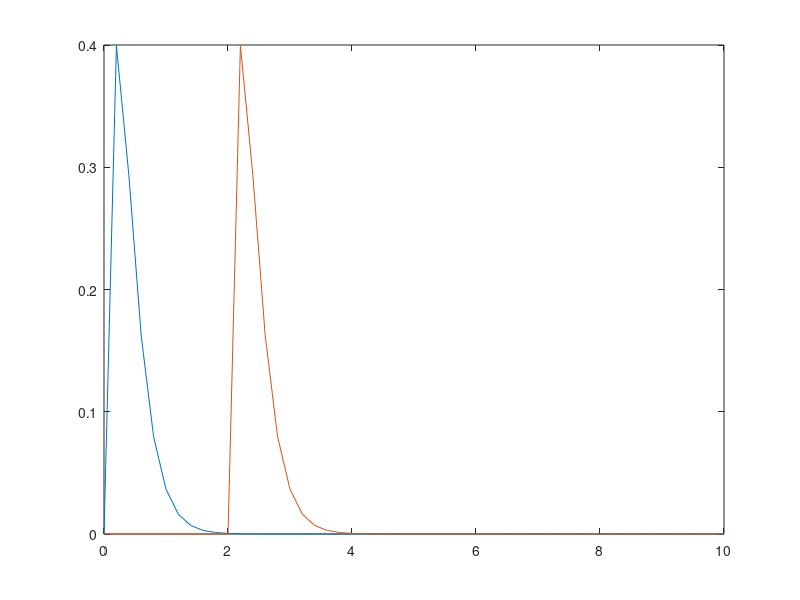

MATLAB code for this plot:

%i'm using fmincon to fit a model
%part of the model is a parametric, 1d linear filter (shape is fast increase, then exponential decay)
%fmincon is optimizing two scalar parameters of this linear filter: the time constant ('tau_sec' below) and the time shift ('shift_sec' below, which is constrained to be positive, ie a delay)
%the time shift (delay), 'shift_sec',  is the tricky parameter
%currently, i'm using spline interpolation to shift the filter by optimized 'shift_sec'
%since the function model_output = f(shift_sec) must be differentiable (for the fmincon algorithm i'm using), linear interp is not an option
%the spline interpolation works for some input parameters (relatively long filters, relatively small shifts)
%but fails for some input parameters (relatively short filters, relatively long shifts)
%this causes problems during optimization,  
%below you can see two arbitrary examples of each situation by toggling 'use_good_inputs'
%the plot shows the original, and shifted filter
% some time-domain functions could easily be shifted by making t=t-shift, and not using interpolation at all,
% this is my preferred approach, since it would avoid interpolation failures (and cost during optimization)
% but that doesn't work in this case, for this specific function 
%see what i mean by setting use_preferred_approach=1
%to use interpolation, which sometimes looks good, set use_preferred_approach=0
% DO YOU KNOW HOW TO MAKE use_preferred_approach WORK FOR THE PARAMETRIC FILTER BELOW, OR SOMETHING ANALOGOUS, SO I CAN AVOID THE INTERPOLATION?
% or is this really the best way to shift this kind of parametric filter?
% thanks!

clear all
close all
clc

use_preferred_approach = 0; %1 uses t-shift to (try but fail to) shift, rather than interp, 0 uses interp (which only sometimes looks good)
use_good_inputs = 1; %only relevant if use_preferred_approach==0, set to 1 to use inputs in which interp looks good, 0 to use inputs in which interp looks bad

if use_good_inputs
    filt_len_sec = 10; %length of filter in seconds
    dt = 0.2; %filter sampling period in seconds
    tau_sec = 0.2; %filter time constant in seconds
    shift_sec = 2; %positive shift in seconds (delay)
    padlen_sec = 4; %padding length in seconds
else
    filt_len_sec = 1; %length of filter in seconds
    dt = 0.2; %filter sampling period in seconds
    tau_sec = 0.1; %filter time constant in seconds
    shift_sec = 0.3; %positive shift in seconds (delay)
    padlen_sec = 4; %padding length in seconds
end

%% make a 1d linear filter

t = 0:dt:filt_len_sec; %zero-indexed time domain for filter

filt = t./tau_sec^2.*exp(-t./tau_sec); %filter function, cannot implement shift by making t=t-shift
filt = filt / norm(filt(:),1); %normalize to make L1 norm==1

if use_preferred_approach
    
    tshift = t-shift_sec;
    filt_shift = tshift./tau_sec^2.*exp(-tshift./tau_sec); %filter function, cannot implement shift by making t=t-shift
    filt_shift = filt_shift / norm(filt_shift(:),1); %normalize to make L1 norm==1


else %%pad filter, then shift with spline, then remove padding

    padlen = round(padlen_sec/dt); %number samples for padding
    tmppad = zeros(1, length(t)+padlen*2); %initialize padded filter with zeros
    tnew = 0:length(tmppad)-1; %time domain for padded filter
    tmppad(padlen+1:end-padlen) = filt; %insert filter into padding
    tmppad = spline(tnew+shift_sec/dt,tmppad,tnew); %shift the padded filter with spline (transform shift_sec into samples by dividing by dt)
    filt_shift = tmppad(padlen+1:end-padlen); %remove padding
    filt_shift = filt_shift / norm(filt_shift(:),1); %normalize to make L1 norm==1

end
%% plot filter and shifted filter


figure; plot(t, filt); hold on; plot(t, filt_shift)
